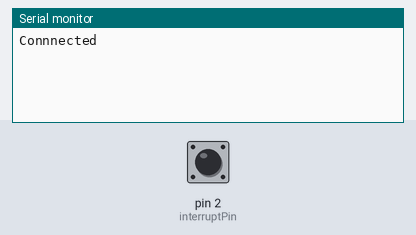
Bench run of a sketch on a simulated Arduino Uno, built with avr-gcc and run on an emulated ATmega328P. Shown: the last lines printed to the serial monitor. Inputs (shaded band) come from the test bench; at power-on: pin 2 (interruptPin) HIGH.

Above: at 1.2 s.
1.3 s: pin 2 (interruptPin) pulled LOW for 0.15 s
At 2.1 s:
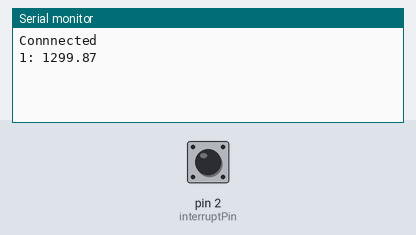
2.9 s: pin 2 (interruptPin) pulled LOW for 1 s
At 3.4 s:
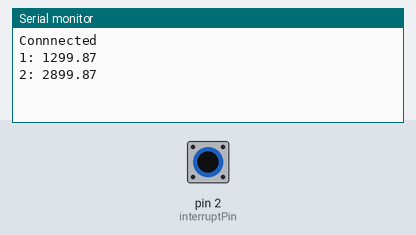
5.4 s: pin 2 (interruptPin) pulled LOW for 0.15 s
At 6.5 s:
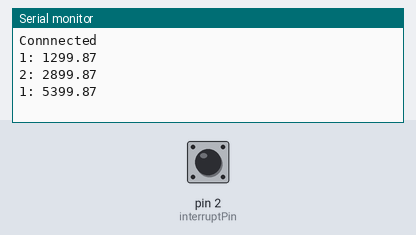

Measured:
- after the input at 1.3 s, the serial monitor: prints a new line at once (image 1)
- after the input at 2.9 s, the serial monitor: prints a new line at once (image 2)
- after the input at 5.4 s, the serial monitor: prints a new line at once (image 3)

The sketch:

ball_dropping.ino
```cpp
// 定义外部中断引脚（以Arduino Uno为例，通常为数字引脚2）
const int interruptPin = 2;
// 定义中断服务例程
bool f = true;
void InterruptHandler() {
  double t = double(micros())/1000;
  if (f){
    Serial.print("1: ");
  }else{
    Serial.print("2: ");
  }
  Serial.println(t);
  f = !f;
}
void setup() {
  // 初始化串口通信
  Serial.begin(115200);
  // 设置中断引脚为输入模式
  pinMode(interruptPin, INPUT);
  // 启用外部中断，下降沿触发
  Serial.println("Connnected");
  attachInterrupt(digitalPinToInterrupt(interruptPin), InterruptHandler, FALLING);
}
void loop() {

}
```
